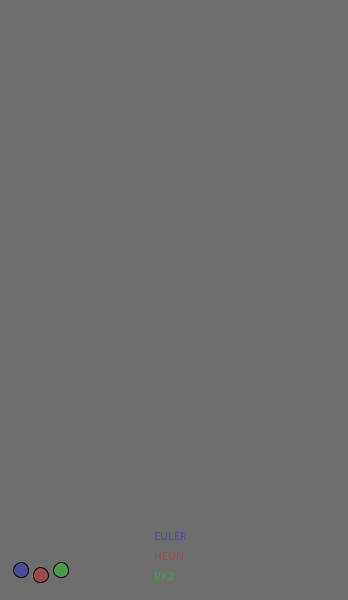
Frame 1 (no input)
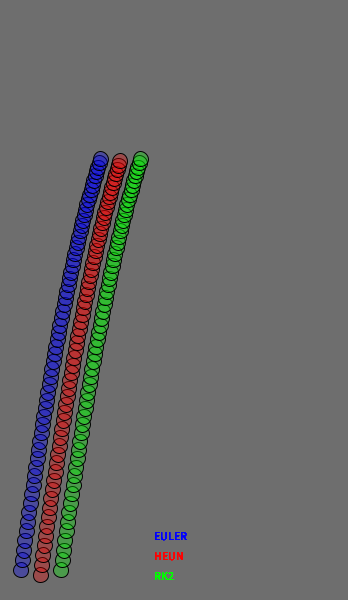
Frame 60 (the mouse pressed at the canvas centre just before this capture)
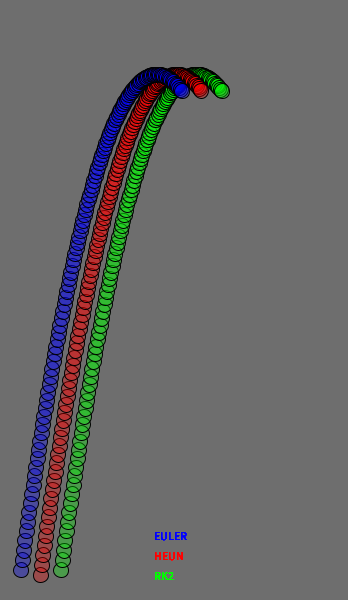
Frame 120 (the mouse held since frame 60 and released just before this capture)

The Processing sketch that drew these frames (run headless with seeded random() and noise(); from frame 60 on, the mouse is pressed at the canvas centre):

// Processing sketch: processing_150946
// ── processing_150946.pde

float delta_t = 0.1;
float masa = 1.0;

PVector gravedad = new PVector(0,9.8);
PVector aceleracion = new PVector(0,0);

PVector p_euler = new PVector(0, 0);
PVector p_heun = new PVector(0,0);
PVector p_RK2 = new PVector(0,0);

PVector v_euler = new PVector(13.5, -100);
PVector v_heun = new PVector(13.5, -100);
PVector vant_heun = new PVector(0,0);
PVector v_RK2 = new PVector(13.5, -100);


void setup() {
  size(348,600);
  background(110);
  smooth();
  Aceleracion();
} 

void Aceleracion() {
  aceleracion.x = gravedad.x*masa;
  aceleracion.y = gravedad.y*masa;
}

void draw() {
  
  v_euler.x = v_euler.x+aceleracion.x*delta_t;
  v_euler.y = v_euler.y+aceleracion.y*delta_t;
  
  p_euler.x = p_euler.x+v_euler.x*delta_t;
  p_euler.y = p_euler.y+v_euler.y*delta_t;
  
  pushMatrix();
  fill(0,0,255,80);
  text("EULER",width/2-20,height-60);
  translate(p_euler.x, p_euler.y);
  ellipse( 20, height - 20 , 15,15);
  popMatrix();
  
  v_heun.x = v_heun.x+aceleracion.x*delta_t;
  v_heun.y = v_heun.y+aceleracion.y*delta_t;
  
  p_heun.x = p_heun.x+((v_heun.x+vant_heun.x)/2)*delta_t;
  p_heun.y = p_heun.y+((v_heun.y+vant_heun.y)/2)*delta_t;
  
  vant_heun.x = v_heun.x;
  vant_heun.y = v_heun.y;
  
  pushMatrix();
  fill(255,0,0,80);
  text("HEUN",width/2-20,height-40);
  translate(20+p_heun.x, p_heun.y);
  ellipse( 20, height - 20 , 15,15);
  popMatrix();
  
  v_RK2.x = v_RK2.x+aceleracion.x*delta_t;
  v_RK2.y = v_RK2.y+aceleracion.y*delta_t;
  
  p_RK2.x = p_RK2.x+v_RK2.x*delta_t;
  p_RK2.y = p_RK2.y+v_RK2.y*delta_t;
  
  pushMatrix();
  fill(0,255,0,80);
  text("RK2",width/2-20,height-20);
  translate(40+p_RK2.x, p_RK2.y);
  ellipse( 20, height - 20 , 15,15);
  popMatrix();
}

void keyPressed(){
  if(key == ' '){
    background(110);
    p_euler.set(0, 0);
    p_heun.set(0,0);
    p_RK2.set(0,0);

    v_euler.set(13.5, -100);
    v_heun.set(13.5, -100);
    vant_heun.set(0,0);
    v_RK2.set(13.5, -100);
  }
}
  
  
  
